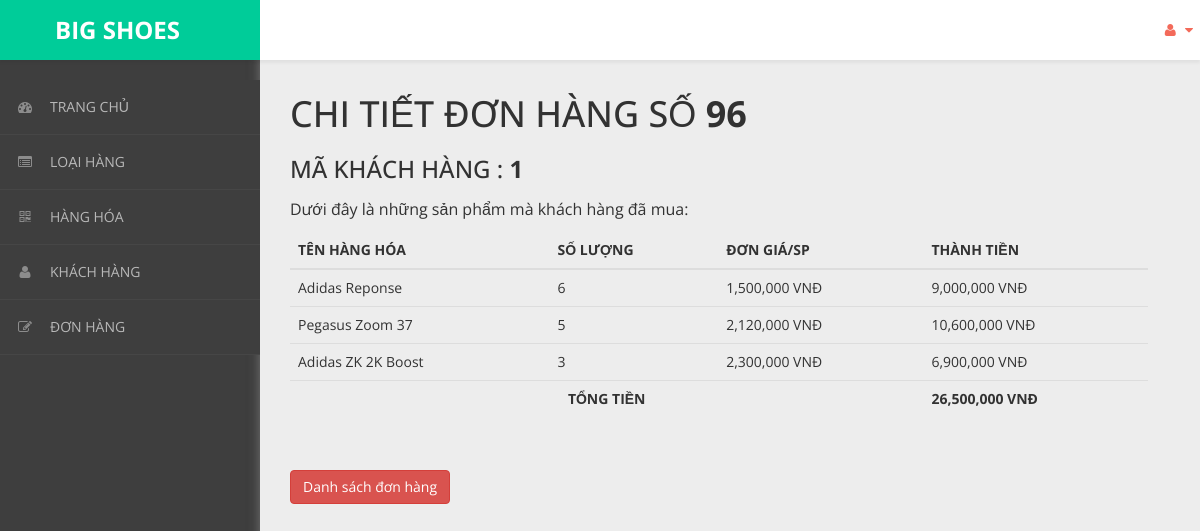
Screenshot of /admin/content/hoa-don/chi-tiet-hoa-don.php?ma_hd=96&ma_kh=1 with the database file from the repository.
### tables this page shows
CREATE TABLE `hoa_don_chi_tiet` (
  `ma_hd` int(11) NOT NULL,
  `so_luong` int(11) NOT NULL,
  `don_gia` int(11) NOT NULL,
  `ma_hh` int(11) NOT NULL
);

CREATE TABLE `hang_hoa` (
  `ma_hh` int(11) NOT NULL,
  `ten_hh` varchar(50) NOT NULL,
  `hinh` varchar(50) NOT NULL,
  `don_gia` int(11) NOT NULL,
  `giam_gia` int(11) NOT NULL,
  `mo_ta` varchar(500) NOT NULL,
  `ma_loai` int(11) NOT NULL
);

### admin/dao/pdo.php (called while the page is built, shortened)
<?php
    function pdo_get_connection(){
        $pdo = new PDO("mysql:host=localhost;dbname=bigshoes",'root','');
        $pdo->setAttribute(PDO::ATTR_ERRMODE, PDO::ERRMODE_EXCEPTION);
        return $pdo;
    }
    function pdo_query($sql){
        $sql_args = array_slice(func_get_args(),1);
        try{
            $conn = pdo_get_connection();
            $stmt = $conn ->prepare($sql);
            $stmt -> execute($sql_args);
            $rows = $stmt -> fetchAll();
            return $rows;
        }catch(PDOException $e){
            throw $e;
        }finally{
            unset($conn);
        }
    }
    ?>

### admin/dao/hoa-don.php (called while the page is built, shortened)
<?php
    require_once ('pdo.php');
    function hoa_don_chi_tiet_select_by_id($ma_hd){
        $sql = "SELECT * FROM hoa_don_chi_tiet
        JOIN hang_hoa ON hoa_don_chi_tiet.ma_hh = hang_hoa.ma_hh
        WHERE hoa_don_chi_tiet.ma_hd=?";
        return pdo_query($sql,$ma_hd);
    }
?>

### admin/content/hoa-don/chi-tiet-hoa-don.php (the view, shortened to what this page needs)
<!DOCTYPE html>
<html xmlns="http://www.w3.org/1999/xhtml">
<head>
    <link href="../../../css/admin/css/bootstrap.css" rel="stylesheet" />
    <link href="../../../css/admin/css/font-awesome.css" rel="stylesheet" />
    <link href="../../../css/admin/css/custom-styles.css" rel="stylesheet" />
</head>
<body>
    <div id="wrapper">
        <nav class="navbar navbar-default top-navbar" role="navigation">
            <div class="navbar-header">
                <a class="navbar-brand" href="../../../../bigshoes/trang-chinh/" style="background:#00CC99;">
                    <strong style="margin-left: 40px;">BIG SHOES</strong></a>
            </div>
            <ul class="nav navbar-top-links navbar-right">
                <li class="dropdown">
                    <a class="dropdown-toggle" data-toggle="dropdown" href="#" aria-expanded="false">
                        <i class="fa fa-user fa-fw"></i> <i class="fa fa-caret-down"></i>
                    </a>
                </li>
            </ul>
        </nav>
        <nav class="navbar-default navbar-side" role="navigation">
            <div class="sidebar-collapse">
                <ul class="nav" id="main-menu">
                    <li>
                        <a href="../thong-ke/thong-ke-list.php"><i class="fa fa-dashboard"></i>TRANG CHỦ</a>
                    </li>
                    <li>
                        <a href="../loai-hang/loai-hang-list.php"><i class="fa fa-list-alt" aria-hidden="true"></i>LOẠI HÀNG</a>
                    </li>
                    <li>
                        <a href="../hang-hoa/hang-hoa-list.php"><i class="fa fa-qrcode"></i>HÀNG HÓA</a>
                    </li>
                    <li>
                        <a href="../khach-hang/khach-hang-list.php"><i class="fa fa-user"></i>KHÁCH HÀNG</a>
                    </li>
                    <li>
                        <a href="../hoa-don/hoa-don-list.php"><i class="fa fa-edit"></i>ĐƠN HÀNG</a>
                    </li>
                </ul>
            </div>
        </nav>
        <div id="page-wrapper">
            <div class="header">
                <?php
                require_once('../../../admin/dao/hoa-don.php');
                extract($_REQUEST);
                $items = hoa_don_chi_tiet_select_by_id($ma_hd);
                $Total = 0;
                ?>
                <div class="page-header">
                    <h1>CHI TIẾT ĐƠN HÀNG SỐ <b><?= $ma_hd ?></b></h1><br>
                    <h3>MÃ KHÁCH HÀNG : <b><?= $ma_kh; ?></b></h3>
                    <p>Dưới đây là những sản phẩm mà khách hàng đã mua: </p>
                    <table class="table table-hover">
                        <thead>
                            <tr>
                                <th>TÊN HÀNG HÓA</th>
                                <th>SỐ LƯỢNG</th>
                                <th>ĐƠN GIÁ/SP</th>
                                <th>THÀNH TIỀN</th>
                            </tr>
                        </thead>
                        <tbody>
                            <?php foreach ($items as $item) {
                                extract($item);
                            ?>
                                <tr>
                                    <td><?= $ten_hh ?></td>
                                    <td><?= $so_luong ?></td>
                                    <td><?= number_format($don_gia) ?> VNĐ</td>
                                    <td><?= number_format($don_gia * $so_luong);
                                        $Total += ($don_gia * $so_luong) ?> VNĐ</td>
                                </tr>
                            <?php } ?>
                            <tr>
                                <td colspan="3" style="text-align:center;"><b>TỔNG TIỀN</b></td>
                                <td><b><?= number_format($Total) ?> VNĐ</b></td>
                            </tr>
                        </tbody>
                    </table>
                </div>
                <a href="hoa-don-list.php"><button class="btn btn-danger">Danh sách đơn hàng</button></a>
            </div>
        </div>
    </div>
</body>
</html>

### css/admin/css/custom-styles.css (style rules this page uses)
body { font-family: 'Open Sans', sans-serif; background: #3E3E3E; }
#wrapper { width: 100%; }
#page-wrapper { padding: 15px 15px; min-height: 600px; background: #EDEDED; }
h1, .h1, h2, .h2, h3, .h3 { margin-top: 7px; margin-bottom: -5px; }
p { font-size:16px; line-height:25px; padding-top:20px; }
.navbar-side { z-index: 0; }
.navbar-side .nav > li > a > i { color: #8C8C8C;padding: 8px;width: 30px;text-align: center; }
.top-navbar { position: fixed; width: 100%; z-index: 300; -webkit-box-shadow: 0 3px 3px rgba(0, 0, 0, 0.05); -moz-box-shadow: 0 3px 3px rgba(0, 0, 0, 0.05); box-shadow: 0 3px 3px rgba(0, 0, 0, 0.05); }
.navbar-side { z-index: 1; position: fixed; width: 260px; top: 80px; }
#page-wrapper { position: relative; top: 55px; box-shadow: 0 0 10px #757575; -moz-box-shadow: 0 0 10px #757575; -webkit-box-shadow: 0 0 10px #757575; }
.page-header { margin: 0;border-bottom: 1px solid transparent;text-align: left;background-color: rgb(237, 237, 237);padding: 32px 22px 32px 0;color: #323232; }
.header { margin: 0 30px; }
.top-navbar { margin:0px; }
.top-navbar .navbar-brand { color: #fff;width: 260px;text-align: left;height: 60px;font-size: 24px;font-weight: 700;line-height: 30px;background: #F36A5A; }
.top-navbar .nav > li { position: relative; display: inline-block; margin: 0px; padding: 0px; }
.top-navbar .nav > li > a { position: relative; display: block; padding: 20px;color: #FFFFFF; margin: 0px; }
.sidebar-collapse , .sidebar-collapse .nav { background:none; }
.sidebar-collapse .nav { padding:0; }
.sidebar-collapse .nav > li > a { color: #B8B8B8; background:transparent; text-shadow:none; font-size: 14px; }
.sidebar-collapse > .nav > li > a { padding: 12px 10px; }
.sidebar-collapse > .nav > li { border-bottom: 1px solid rgba(107, 108, 109, 0.19); }
.navbar-side { border:none; background: #3E3E3E; }
.top-navbar { background: #FFFFFF; border-bottom:none; }
.top-navbar .nav > li > a > i { margin-right: 2px; }
.navbar-default { border:0px solid black; }
.navbar-header { background: transparent; }
.nav > li > a > i { margin-right:10px; color: rgb(243, 106, 90); }
@media (min-width:768px) { #page-wrapper { margin: 0 0 0 260px; padding: 0; min-height: 1200px; } }
@media (min-width:768px) { .navbar-side { width: 260px; z-index: 1; } }
@media (min-width:768px) { .navbar { border-radius: 0px; } }

### rows the page displays
hoa_don_chi_tiet: ma_hh.ten_hh "Adidas Reponse", so_luong "6", ma_hh.don_gia "1,500,000", $don_gia * $so_luong "9,000,000"
hoa_don_chi_tiet: ma_hh.ten_hh "Pegasus Zoom 37", so_luong "5", ma_hh.don_gia "2,120,000", $don_gia * $so_luong "10,600,000"
hoa_don_chi_tiet: ma_hh.ten_hh "Adidas ZK 2K Boost", so_luong "3", ma_hh.don_gia "2,300,000", $don_gia * $so_luong "6,900,000"

### other values shown
$ma_hd "96"
$ma_kh "1"
$Total "26,500,000"
